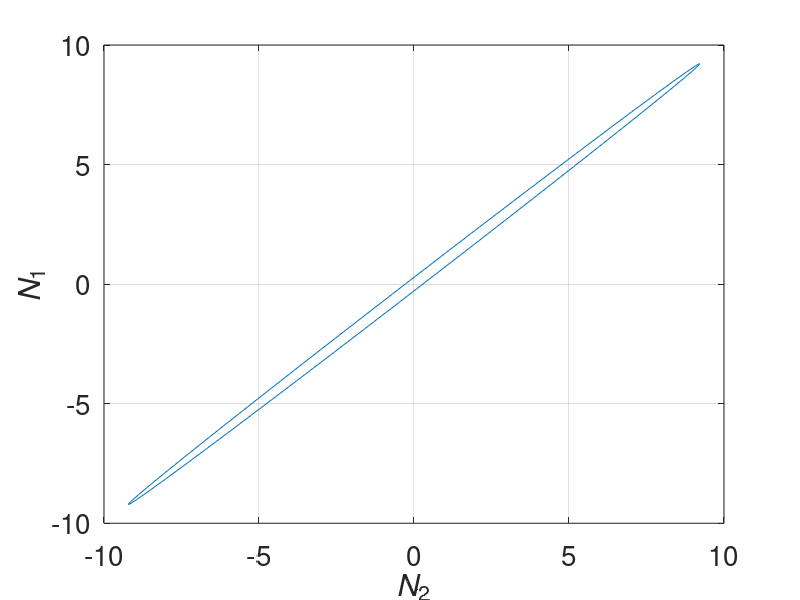
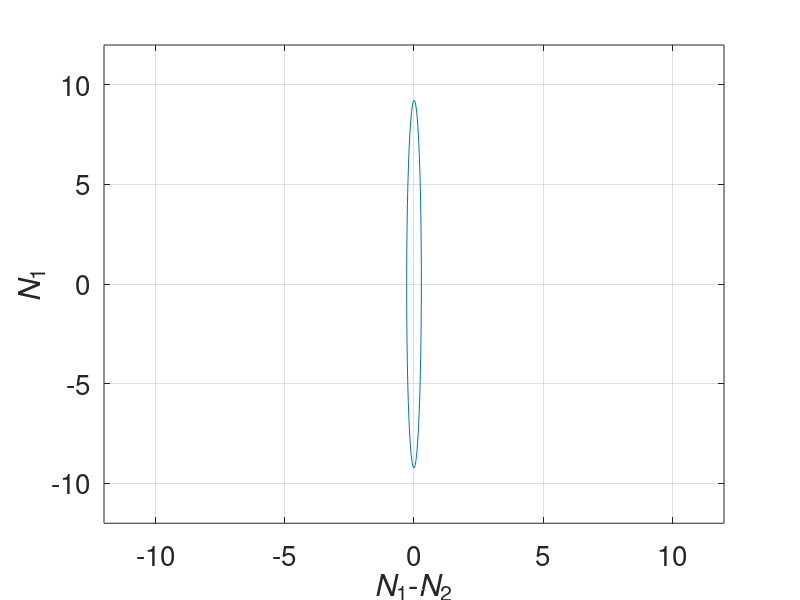

MATLAB code to generate these figures, in order:
%DE     Analysis of the filter matrix of the four
%       observation filter N1 and N2. Transformation to
%       the wide lane ambiguity Nw and N1

%Kai Borre, July 22, 1995
%Copyright (c) by Kai Borre
%$Revision: 1.0$  $Date:1998/11/08  $

e = exist('de1.ps');
if e ~= 0, delete de1.ps, end
e = exist('de2.ps');     
if e ~= 0, delete de2.ps, end

%  Some constants
c0 = 299792458;	% velocity of light in m/s
f1 = 154*10.23E6; % L1 frequency in Hz
f2 = 120*10.23E6; % L2 frequency in Hz
lambda1 = c0/f1;	% .19029367  m
lambda2 = c0/f2;	% .244210213 m
%  Initialization of A matrix in filter
A = [ones(4,2) zeros(4,2)];
A(1,2) = 1;
A(3,2) = (f1/f2)^2;
A(2,2) = -1;
A(4,2) = -(f1/f2)^2;
A(2,3) = lambda1;
A(4,4) = lambda2;
A
sigma_1Phi = 0.002;   % std. dev. of phase obsv.
k = 154;		          % sigma_i,P - sigma_i,Phi
v = [ k^2; 1; (k*f1/f2)^2; (f1/f2)^2];
Sigma_b = sigma_1Phi^2*diag(v);
Sigma_x = inv(A)*Sigma_b*(inv(A))'
for i = 1:4
   for j = 1:4
      corr_x(i,j) = Sigma_x(i,j)/sqrt(Sigma_x(i,i)*Sigma_x(j,j));
   end
end
corr_x

[V,D] = eig(Sigma_x(3:4,3:4));
[lambda,m] = sort(diag(D));
V = V(:,m);
if any(any(V)) == 1
   alpha = atan2(V(1,2),V(2,2)); 
end
rot = [cos(alpha) -sin(alpha);sin(alpha) cos(alpha)];
alpha = alpha*180/pi	       % convertion to degrees
t = linspace(0,2*pi,50);
a = sqrt(lambda(2))
b = sqrt(lambda(1))
pl = [a*sin(t);b*cos(t)];
for t = 1:50
   current = rot*pl(:,t);
   curve(1:2,t) = current; 
end

fig1 = figure;
axis([-12 12 -12 12])
%      set(gca,'XLim',[-10 10]);
plot(curve(1,1:50),curve(2,1:50))
xlabel('\itN\rm_2','FontSize',20)
ylabel('\itN\rm_1','FontSize',20);
set(gca,'FontSize',20);
grid  on
print de1 -deps

%% transformation of observations to yield Nw and N1
T = eye(4);
T(4,4) = 0;
T(4,3) = 1;
T(3,4) = -1;

Sigma_z = T*inv(A)*Sigma_b*(inv(A))'*T'
for i = 1:4
   for j = 1:4
      corr_z(i,j) = Sigma_z(i,j)/sqrt(Sigma_z(i,i)*Sigma_z(j,j));
   end
end
corr_z

[V,D] = eig(Sigma_z(3:4,3:4));
[lambda,m] = sort(diag(D));
V = V(:,m);
if any(any(V)) == 1
   alpha = atan2(V(2,2),V(1,2)); 
end
rot = [cos(alpha) -sin(alpha);sin(alpha) cos(alpha)];
alpha = alpha*180/pi;		  % convertion to degrees
if alpha < 0
   alpha = alpha+180; 
end;
alpha
t = linspace(0,2*pi,50);
a = sqrt(lambda(2))
b = sqrt(lambda(1))
pl = [a*sin(t);b*cos(t)];
for t = 1:50
   current = rot*pl(:,t); 
   curve(1:2,t) = current;
end

fig2 = figure;
plot(curve(1,1:50),curve(2,1:50))
axis([-12 12 -12 12]);
xlabel('\itN\rm_1-\itN\rm_2','FontSize',20);
ylabel('\itN\rm_1','FontSize',20)
set(gca,'FontSize',20);
grid
print de2 -deps
%%%% end de.m %%%%%%%%%%%%%%%%%%%%%
